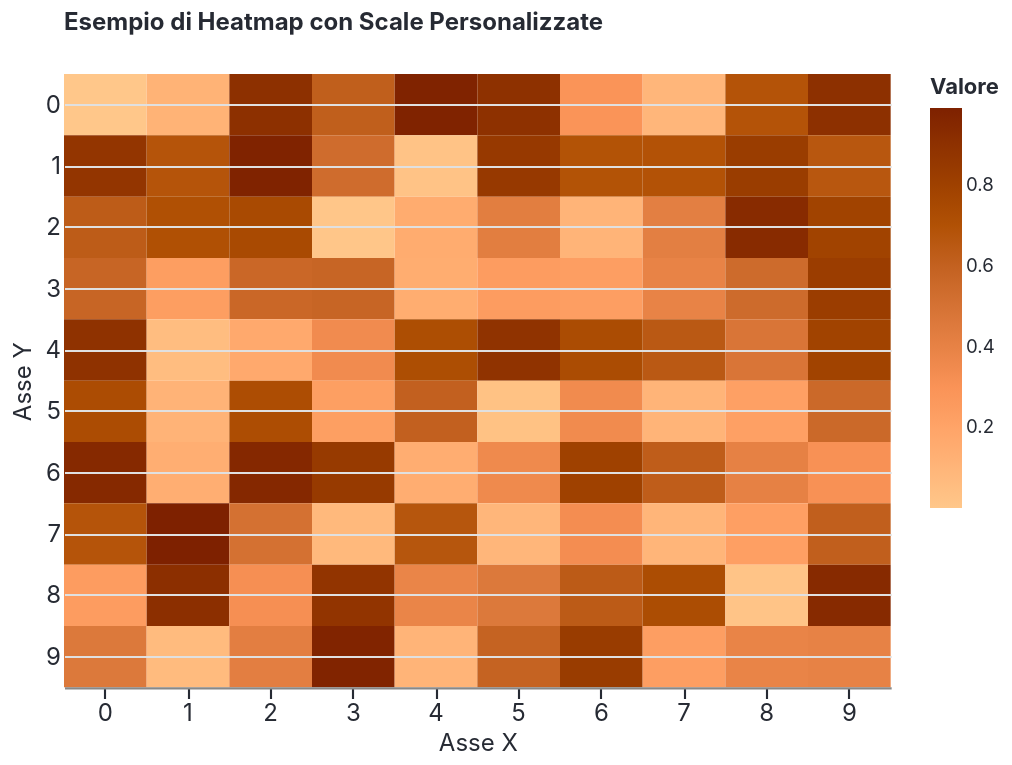

The notebook cell saved with this chart:
### Code cell
# Genera una heatmap di esempio con Altair
import numpy as np
import pandas as pd
import altair as alt
# Abilita il tema (semplice!)
mbs.enable_altair_theme()
# Crea dati di esempio
data = pd.DataFrame({
    'X': np.tile(np.arange(10), 10),
    'Y': np.repeat(np.arange(10), 10),
    'Value': np.random.rand(100)
})
# Crea la heatmap
# Usa get_color_scale() per ottenere la scala personalizzata dal tema
rust_scale = mbs.get_color_scale('rust')
heatmap = alt.Chart(data).mark_rect().encode(
    x=alt.X('X:O', title='Asse X'),
    y=alt.Y('Y:O', title='Asse Y'),
    # Passa la lista di colori al parametro range
    color=alt.Color('Value:Q', scale=alt.Scale(range=rust_scale), title='Valore'),
    tooltip=['X', 'Y', 'Value']
).properties(
    title='Esempio di Heatmap con Scale Personalizzate',
)
# Mostra la heatmap
heatmap

### Figure 1 — Vega-Lite specification as saved in the notebook (floating-point values rounded to 4 significant figures)
{"config": {"background": "#ffffff", "font": "Inter, sans-serif", "mark": {"color": "#348b96"}, "title": {"color": "#262A33", "anchor": "start", "dy": -15, "fontSize": 12.0, "font": "Inter, sans-serif", "fontWeight": "700", "frame": "group"}, "axis": {"labelColor": "#262A33", "labelFontSize": 12.0, "labelFont": "Inter, sans-serif", "labelFontWeight": "400", "titleColor": "#262A33", "titleFontSize": 12.0, "titleFont": "Inter, sans-serif", "titleFontWeight": "400", "grid": true, "gridColor": "#e0e0e0", "labelAngle": 0, "domainWidth": 1.067, "labelPadding": 2, "tickWidth": 1.067}, "axisX": {"grid": false, "ticks": true, "tickSize": 5.333, "tickWidth": 1.067, "tickColor": "#262A33", "domainWidth": 1.067}, "axisY": {"grid": true, "gridWidth": 1.067, "gridColor": "#e0e0e0", "ticks": false, "tickSize": 0, "domain": false}, "legend": {"labelFontSize": 9.333, "padding": 1, "symbolType": "square", "labelFont": "Inter, sans-serif", "titleFont": "Inter, sans-serif"}, "style": {"guide-label": {"font": "Inter, sans-serif", "fill": "#262A33"}, "guide-title": {"font": "Inter, sans-serif", "fill": "#262A33"}}, "range": {"category": ["#348b96", "#981a40", "#534e93", "#a0a369", "#d5aa00", "#7b7284", "#d67335"], "diverging": ["#348b96", "#5ea09c", "#8bb4a6", "#b5c7b5", "#dcdbcb", "#fff1e6", "#ebc7bc", "#d89d97", "#c47375", "#af4958", "#981a40"], "ordinal": ["#a4f8ff", "#8ee2ed", "#77cbd7", "#61b5c0", "#4ba0ab", "#348b96", "#187681", "#00626d", "#004f59", "#003c46", "#002a34"], "ramp": ["#a4f8ff", "#8ee2ed", "#77cbd7", "#61b5c0", "#4ba0ab", "#348b96", "#187681", "#00626d", "#004f59", "#003c46", "#002a34"], "heatmap": ["#a4f8ff", "#8ee2ed", "#77cbd7", "#61b5c0", "#4ba0ab", "#348b96", "#187681", "#00626d", "#004f59", "#003c46", "#002a34"], "teal": ["#a4f8ff", "#8ee2ed", "#77cbd7", "#61b5c0", "#4ba0ab", "#348b96", "#187681", "#00626d", "#004f59", "#003c46", "#002a34"], "burgundy": ["#e5647e", "#d55671", "#c54864", "#b63a58", "#a72b4b", "#981a40", "#880134", "#790029", "#6b001e", "#5c0013", "#4d0009"], "neutral": ["#ffffff", "#f5f5f5", "#e0e0e0", "#ccc2d6", "#b7adc1", "#a299ac", "#8e8597", "#7b7284", "#5b566b", "#4f4b5f", "#443f53"], "purple": ["#9694df", "#8885cf", "#7a77c0", "#6d69b1", "#5f5ba1", "#534e93", "#464084", "#3a3375", "#2f2667", "#241959", "#1a0a4b"], "olive": ["#e5ecC5", "#d6ddb1", "#c8ce9d", "#bcc08a", "#aeb177", "#a0a369", "#939761", "#858852", "#777a43", "#6a6c34", "#5d5f26"], "gold": ["#fff865", "#ffe952", "#ffd93f", "#f9ca2d", "#e8ba1a", "#d5aa00", "#b29700", "#a08700", "#8e7800", "#7c6900", "#6b5a00"], "rust": ["#ffc78a", "#ffb579", "#ffa468", "#fa9357", "#e88346", "#d67335", "#c46221", "#b25205", "#a04200", "#8f3200", "#7e2100"]}, "point": {"filled": true, "size": 48.07}, "line": {"strokeWidth": 2.0, "strokeCap": "round", "strokeJoin": "round"}, "view": {"stroke": "transparent", "continuousWidth": 413.3, "continuousHeight": 306.7, "discreteWidth": 413.3, "discreteHeight": 306.7}}, "data": {"name": "data-fa094e67ee19561fe12bbd8fcd17d23c"}, "mark": {"type": "rect"}, "encoding": {"color": {"field": "Value", "scale": {"range": ["#ffc78a", "#ffb579", "#ffa468", "#fa9357", "#e88346", "#d67335", "#c46221", "#b25205", "#a04200", "#8f3200", "#7e2100"]}, "title": "Valore", "type": "quantitative"}, "tooltip": [{"field": "X", "type": "quantitative"}, {"field": "Y", "type": "quantitative"}, {"field": "Value", "type": "quantitative"}], "x": {"field": "X", "title": "Asse X", "type": "ordinal"}, "y": {"field": "Y", "title": "Asse Y", "type": "ordinal"}}, "title": "Esempio di Heatmap con Scale Personalizzate", "$schema": "https://vega.github.io/schema/vega-lite/v5.20.1.json", "datasets": {"data-fa094e67ee19561fe12bbd8fcd17d23c": [{"X": 0, "Y": 0, "Value": 0.000298}, {"X": 1, "Y": 0, "Value": 0.1142}, {"X": 2, "Y": 0, "Value": 0.902}, {"X": 3, "Y": 0, "Value": 0.6154}, {"X": 4, "Y": 0, "Value": 0.9791}, {"X": 5, "Y": 0, "Value": 0.8973}, {"X": 6, "Y": 0, "Value": 0.2932}, {"X": 7, "Y": 0, "Value": 0.09298}, {"X": 8, "Y": 0, "Value": 0.6854}, {"X": 9, "Y": 0, "Value": 0.903}, {"X": 0, "Y": 1, "Value": 0.8713}, {"X": 1, "Y": 1, "Value": 0.6789}, {"X": 2, "Y": 1, "Value": 0.9779}, {"X": 3, "Y": 1, "Value": 0.5362}, {"X": 4, "Y": 1, "Value": 0.02177}, {"X": 5, "Y": 1, "Value": 0.8476}, {"X": 6, "Y": 1, "Value": 0.69}, {"X": 7, "Y": 1, "Value": 0.6906}, {"X": 8, "Y": 1, "Value": 0.8253}, {"X": 9, "Y": 1, "Value": 0.6633}, {"X": 0, "Y": 2, "Value": 0.631}, {"X": 1, "Y": 2, "Value": 0.7061}, {"X": 2, "Y": 2, "Value": 0.7446}, {"X": 3, "Y": 2, "Value": 0.005816}, {"X": 4, "Y": 2, "Value": 0.1545}, {"X": 5, "Y": 2, "Value": 0.4302}, {"X": 6, "Y": 2, "Value": 0.1054}, {"X": 7, "Y": 2, "Value": 0.4221}, {"X": 8, "Y": 2, "Value": 0.9302}, {"X": 9, "Y": 2, "Value": 0.7866}, {"X": 0, "Y": 3, "Value": 0.577}, {"X": 1, "Y": 3, "Value": 0.2361}, {"X": 2, "Y": 3, "Value": 0.5634}, {"X": 3, "Y": 3, "Value": 0.5771}, {"X": 4, "Y": 3, "Value": 0.1476}, {"X": 5, "Y": 3, "Value": 0.2439}, {"X": 6, "Y": 3, "Value": 0.2318}, {"X": 7, "Y": 3, "Value": 0.3942}, {"X": 8, "Y": 3, "Value": 0.5431}, {"X": 9, "Y": 3, "Value": 0.8205}, {"X": 0, "Y": 4, "Value": 0.8911}, {"X": 1, "Y": 4, "Value": 0.05864}, {"X": 2, "Y": 4, "Value": 0.168}, {"X": 3, "Y": 4, "Value": 0.3449}, {"X": 4, "Y": 4, "Value": 0.7213}, {"X": 5, "Y": 4, "Value": 0.8867}, {"X": 6, "Y": 4, "Value": 0.7319}, {"X": 7, "Y": 4, "Value": 0.6476}, {"X": 8, "Y": 4, "Value": 0.4818}, {"X": 9, "Y": 4, "Value": 0.7874}, {"X": 0, "Y": 5, "Value": 0.7282}, {"X": 1, "Y": 5, "Value": 0.1098}, {"X": 2, "Y": 5, "Value": 0.7233}, {"X": 3, "Y": 5, "Value": 0.2307}, {"X": 4, "Y": 5, "Value": 0.6043}, {"X": 5, "Y": 5, "Value": 0.03073}, {"X": 6, "Y": 5, "Value": 0.3471}, {"X": 7, "Y": 5, "Value": 0.1038}, {"X": 8, "Y": 5, "Value": 0.22}, {"X": 9, "Y": 5, "Value": 0.5544}, {"X": 0, "Y": 6, "Value": 0.9468}, {"X": 1, "Y": 6, "Value": 0.1382}, {"X": 2, "Y": 6, "Value": 0.9489}, {"X": 3, "Y": 6, "Value": 0.8446}, {"X": 4, "Y": 6, "Value": 0.1461}, {"X": 5, "Y": 6, "Value": 0.3559}, {"X": 6, "Y": 6, "Value": 0.796}, {"X": 7, "Y": 6, "Value": 0.6231}, {"X": 8, "Y": 6, "Value": 0.4099}, {"X": 9, "Y": 6, "Value": 0.3075}, {"X": 0, "Y": 7, "Value": 0.6786}, {"X": 1, "Y": 7, "Value": 0.9909}, {"X": 2, "Y": 7, "Value": 0.5084}, {"X": 3, "Y": 7, "Value": 0.07851}, {"X": 4, "Y": 7, "Value": 0.6714}, {"X": 5, "Y": 7, "Value": 0.0916}, {"X": 6, "Y": 7, "Value": 0.3328}, {"X": 7, "Y": 7, "Value": 0.09715}, {"X": 8, "Y": 7, "Value": 0.225}, {"X": 9, "Y": 7, "Value": 0.613}, {"X": 0, "Y": 8, "Value": 0.2433}, {"X": 1, "Y": 8, "Value": 0.9113}, {"X": 2, "Y": 8, "Value": 0.3218}, {"X": 3, "Y": 8, "Value": 0.8772}, {"X": 4, "Y": 8, "Value": 0.3841}, {"X": 5, "Y": 8, "Value": 0.4604}, {"X": 6, "Y": 8, "Value": 0.6372}, {"X": 7, "Y": 8, "Value": 0.7255}, {"X": 8, "Y": 8, "Value": 0.01878}, {"X": 9, "Y": 8, "Value": 0.9381}, {"X": 0, "Y": 9, "Value": 0.46}, {"X": 1, "Y": 9, "Value": 0.06895}, {"X": 2, "Y": 9, "Value": 0.4262}, {"X": 3, "Y": 9, "Value": 0.9743}, {"X": 4, "Y": 9, "Value": 0.1054}, {"X": 5, "Y": 9, "Value": 0.5916}, {"X": 6, "Y": 9, "Value": 0.8324}, {"X": 7, "Y": 9, "Value": 0.2344}, {"X": 8, "Y": 9, "Value": 0.3908}, {"X": 9, "Y": 9, "Value": 0.4047}]}}
